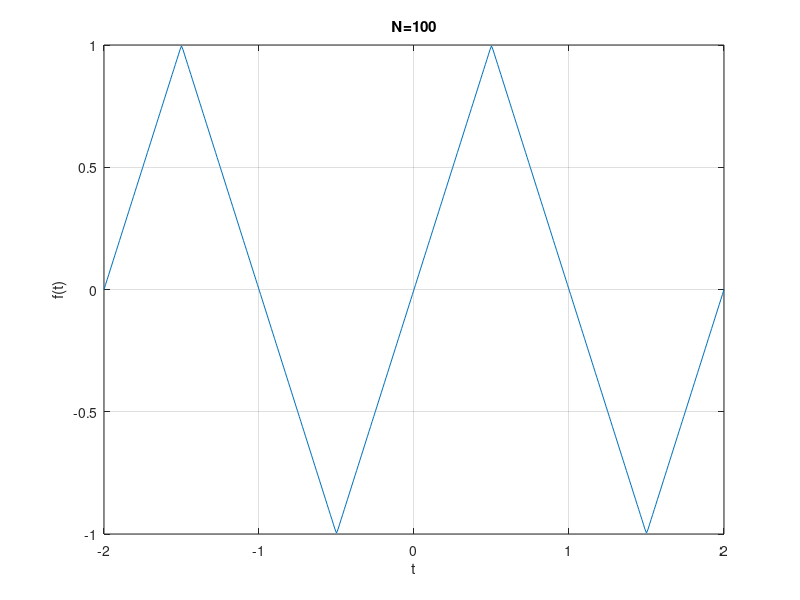

This figure's MATLAB source:
clc;
clear;
t = -2:0.01:2;
n = 100;
fn = zeros(1, length(t));
for k=1:n
    fn = fn + 8/k^2/pi^2*sin(k*pi/2)*sin(k*pi*t);
end
plot(t, fn);
grid on;
title(['N=', num2str(n)]);
xlabel('t');
ylabel('f(t)');
